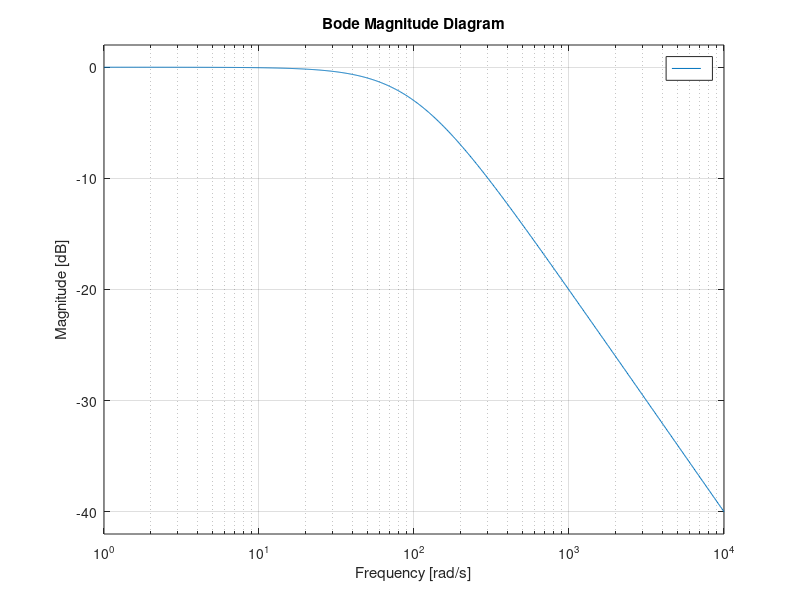

Write MATLAB code to recreate this figure. (Note: this script raises an error after producing the figure.)
%% Preamble -- not to appear in userguide
hfig = figure;
set(hfig,'units','centimeters','NumberTitle','off','Name','ex15');
pos = get(hfig,'position');
set(hfig,'position',[pos(1:2),6,4]);
%% Everything below appears in userguide
s = tf('s');
bodemag(1/(s/100+1));
%% The following is excluded from userguide
matlabfrag('graphics/ex15','epspad',[5 15 0 0]);